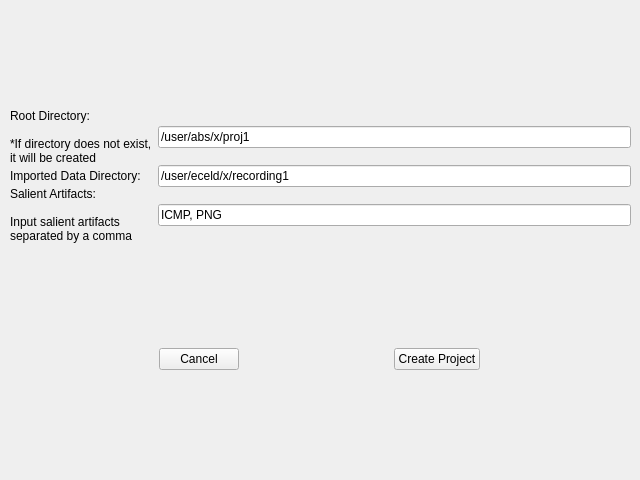
<?xml version="1.0" encoding="UTF-8"?>
<ui version="4.0">
 <class>Widget</class>
 <widget class="QWidget" name="Widget">
  <property name="geometry">
   <rect>
    <x>0</x>
    <y>0</y>
    <width>640</width>
    <height>480</height>
   </rect>
  </property>
  <property name="sizePolicy">
   <sizepolicy hsizetype="MinimumExpanding" vsizetype="MinimumExpanding">
    <horstretch>0</horstretch>
    <verstretch>0</verstretch>
   </sizepolicy>
  </property>
  <property name="minimumSize">
   <size>
    <width>640</width>
    <height>480</height>
   </size>
  </property>
  <property name="windowTitle">
   <string>Widget</string>
  </property>
  <widget class="QWidget" name="verticalLayoutWidget">
   <property name="geometry">
    <rect>
     <x>10</x>
     <y>10</y>
     <width>621</width>
     <height>461</height>
    </rect>
   </property>
   <layout class="QVBoxLayout" name="widget_layout">
    <item>
     <layout class="QGridLayout" name="input_layout" rowstretch="1,0,0" columnstretch="0,0">
      <property name="sizeConstraint">
       <enum>QLayout::SetMaximumSize</enum>
      </property>
      <property name="bottomMargin">
       <number>0</number>
      </property>
      <property name="horizontalSpacing">
       <number>-1</number>
      </property>
      <property name="verticalSpacing">
       <number>0</number>
      </property>
      <item row="0" column="0">
       <widget class="QLabel" name="root_text">
        <property name="text">
         <string>Root Directory:

*If directory does not exist,
it will be created</string>
        </property>
       </widget>
      </item>
      <item row="2" column="1">
       <widget class="QLineEdit" name="salient_field">
        <property name="text">
         <string>ICMP, PNG</string>
        </property>
       </widget>
      </item>
      <item row="1" column="1">
       <widget class="QLineEdit" name="import_field">
        <property name="text">
         <string>/user/eceld/x/recording1</string>
        </property>
       </widget>
      </item>
      <item row="0" column="1">
       <widget class="QLineEdit" name="root_field">
        <property name="text">
         <string>/user/abs/x/proj1</string>
        </property>
       </widget>
      </item>
      <item row="2" column="0">
       <widget class="QLabel" name="salient_text">
        <property name="text">
         <string>Salient Artifacts:

Input salient artifacts
separated by a comma</string>
        </property>
       </widget>
      </item>
      <item row="1" column="0">
       <widget class="QLabel" name="import_text">
        <property name="text">
         <string>Imported Data Directory:</string>
        </property>
       </widget>
      </item>
     </layout>
    </item>
    <item>
     <layout class="QGridLayout" name="button_layout">
      <item row="0" column="0">
       <widget class="QPushButton" name="cancel_button">
        <property name="sizePolicy">
         <sizepolicy hsizetype="Fixed" vsizetype="Fixed">
          <horstretch>0</horstretch>
          <verstretch>0</verstretch>
         </sizepolicy>
        </property>
        <property name="text">
         <string>Cancel</string>
        </property>
       </widget>
      </item>
      <item row="0" column="1">
       <widget class="QPushButton" name="create_button">
        <property name="sizePolicy">
         <sizepolicy hsizetype="Fixed" vsizetype="Fixed">
          <horstretch>0</horstretch>
          <verstretch>0</verstretch>
         </sizepolicy>
        </property>
        <property name="text">
         <string>Create Project</string>
        </property>
       </widget>
      </item>
     </layout>
    </item>
   </layout>
  </widget>
 </widget>
 <resources/>
 <connections/>
</ui>
